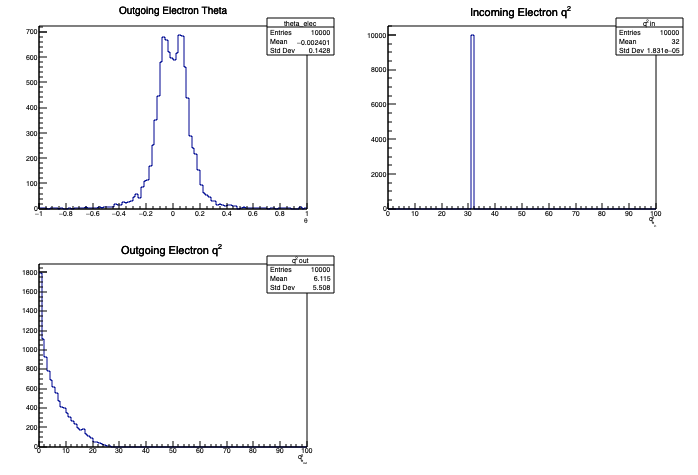

The Python source for this figure:
from lhereader import readLHEF
from ROOT import TCanvas, TH1F, TH2F
import math
data=readLHEF('run02/unweighted_events.lhe')
electrons=data.getParticlesByIDs([11,-11])
c=TCanvas()
c.Divide(2,2)
hist_e_theta=TH1F("theta_elec", "Outgoing Electron Theta",100,-1,1)
hist_4in=TH1F("q^{2} in", "Incoming Electron q^{2} ", 100,0,100)
hist_4out=TH1F("q^{2} out", "Outgoing Electron q^{2} ", 100,0,100)

for e in electrons:

    if e.status is -1 :
        squared_4mom = (e.px*e.px + e.py*e.py+e.pz*e.pz+e.energy*e.energy)
        hist_4in.Fill(squared_4mom)
    if e.status is 1:
        val = math.atan(e.py/e.pz)
        hist_e_theta.Fill(val)
        squared_4mom = (e.px*e.px + e.py*e.py+e.pz*e.pz+e.energy*e.energy)
        hist_4out.Fill(squared_4mom)


c.cd(1)
hist_e_theta.GetXaxis().SetTitle("#theta")
hist_e_theta.Draw()
c.cd(2)
hist_4in.GetXaxis().SetTitle("q^{2}_{e_{in}}")
hist_4in.Draw()
c.cd(3)
hist_4out.GetXaxis().SetTitle("q^{2}_{e_{out}}")
hist_4out.Draw()
c.SaveAs("electron_plots.png")
